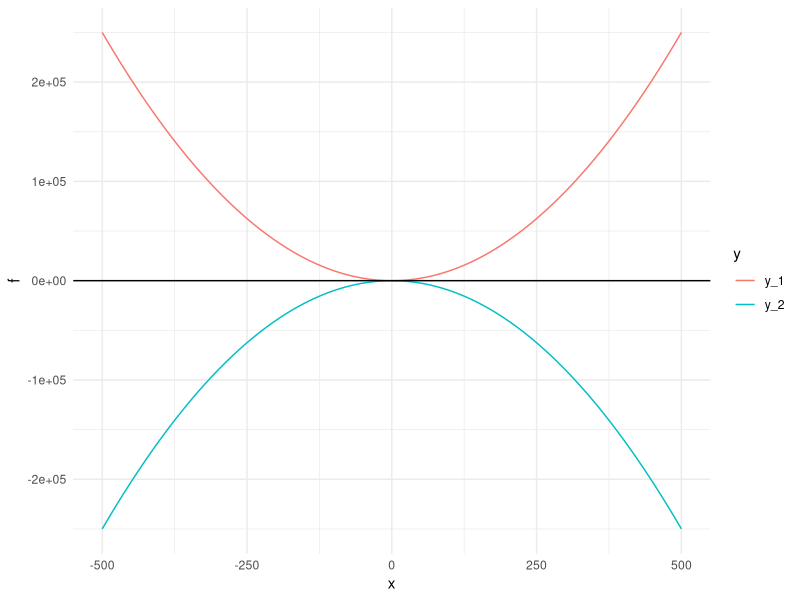
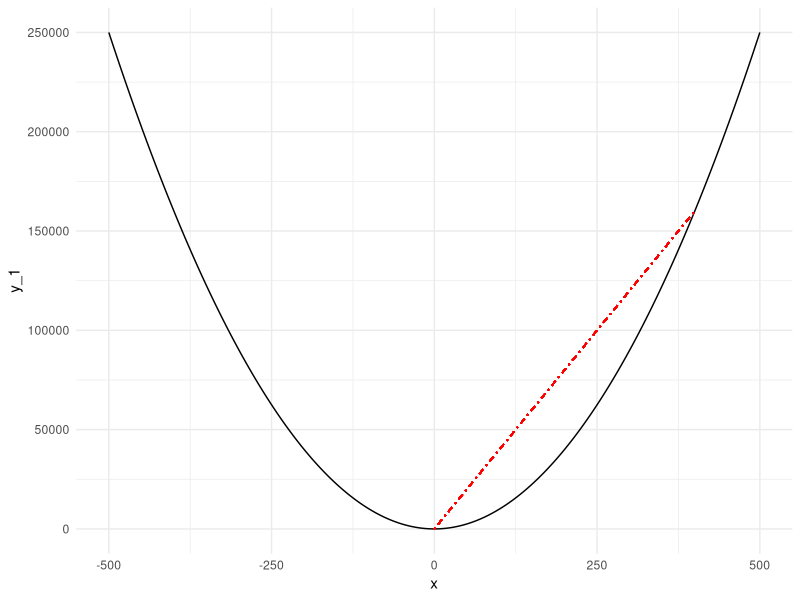

Source code (R) for these figures, in order:
## ---- chunk 1

library(tidyverse)
library(rmarkdown)
library(knitr)
library(xml2)

knitr::opts_chunk$set(echo = T, 
                      warning = T, 
                      message = F, 
                      eval = T, 
                      include = T,
                      fig.height=4, 
                      fig.width=4
                      )
## ---- chunk 2
x <- -500:500
y_1 <- x^2
y_2 <- -x^2
data_l <- cbind(x, y_1, y_2) %>% 
  dplyr::as_tibble() %>% #wide format
  tidyr::gather(., 
                y_1:y_2, 
                key = 'y', 
                value = 'f') #long format

ggplot(data_l, aes(x, f, color = y)) +
  geom_line() +
  geom_hline(yintercept = 0) +
  theme_minimal()

## ---- chunk 3

plot_x_square <- ggplot(data = dplyr::as_tibble(cbind(x, y_1)),
       mapping = aes(x, y_1)) +
  geom_line() +
  theme_minimal()

## ---- chunk 4

plot_x_square + 
  geom_segment(aes(x = 0, 
                   y = 0, 
                   xend = 400, 
                   yend = 400^2
                   ), 
               linetype = "dotdash", 
               color = "red"
               )
